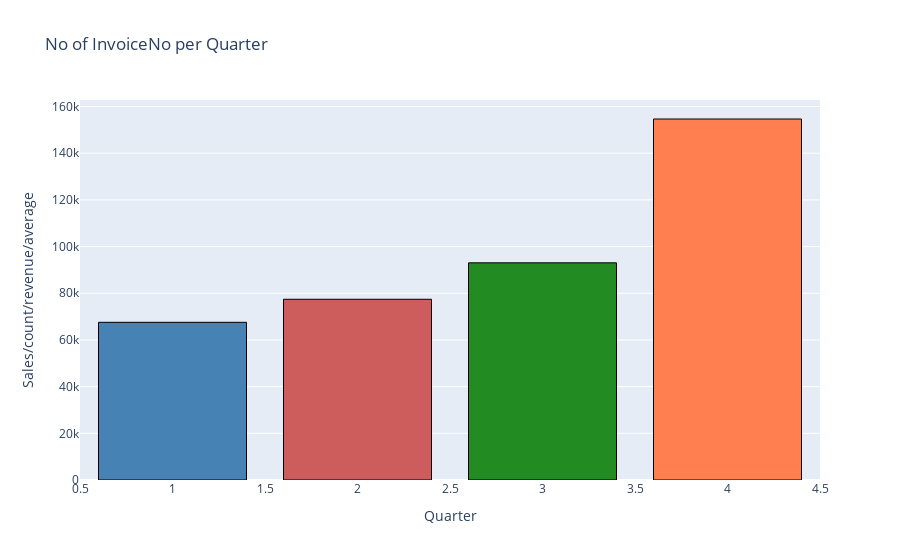

Notebook code for this chart:
### Markdown cell above
Most number of orders are placing between September to december. and least are placing in month of february.

### Code cell
#orders placing by quarter
plot_Bar_graphs(count_per_quarter,'Quarter','InvoiceNo')

### Figure 1 — Plotly figure (JSON) as saved in the notebook; plotly's stock layout.template omitted (floating-point values rounded to 4 significant figures)
{"data": [{"marker": {"color": ["steelblue", "indianred", "forestgreen", "coral", "blueviolet", "lightslategray", "burlywood", "tan", "sienna", "gainsboro", "dimgray", "orangered", "seagreen", "salmon", "royalblue"], "line": {"color": "black", "width": 1}}, "type": "bar", "x": [1, 2, 3, 4], "y": [67554, 77424, 93033, 154647]}], "layout": {"title": {"text": "No of InvoiceNo per Quarter"}, "xaxis": {"title": {"text": "Quarter"}}, "yaxis": {"title": {"text": "Sales/count/revenue/average"}}}}
